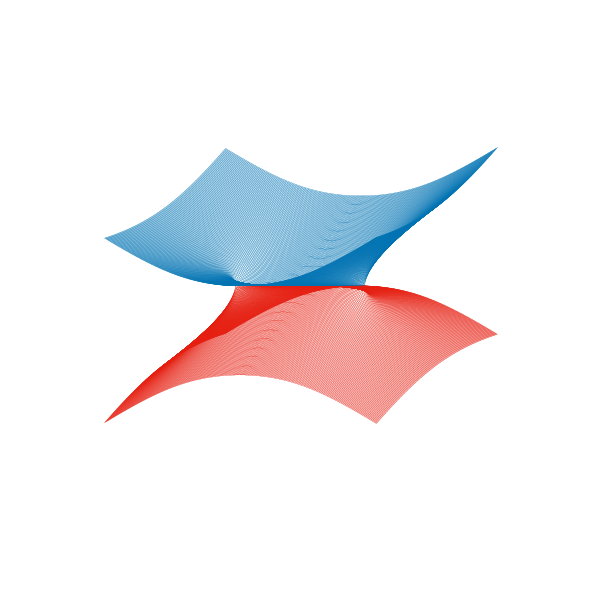

Write the gnuplot code that produced this figure.
L="w l lw 0.3"

unset tics 
unset border
unset key

set xrange[-0.2:0.2]
set yrange[-0.2:0.2]

set ticslevel 0
set view 90, 246, 1, 1

set out "normal.png" # ファイル名を指定
set terminal pngcairo size 600, 600 # アンチエイリアスpng形式 (600*600 px) で出力
splot 'normal_EP.dat' u 1:2:3 @L lc 7,'normal_EP.dat' u 1:2:4 @L lc 6
